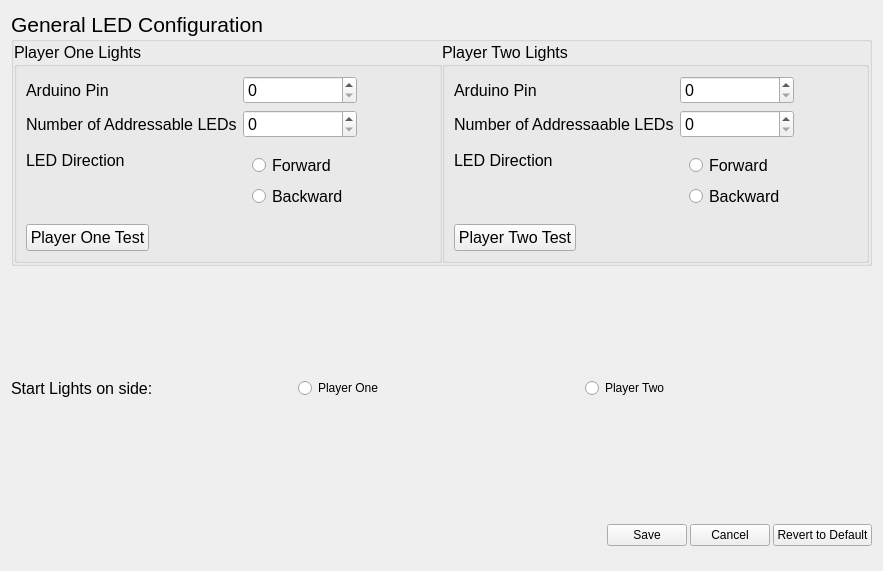
<?xml version="1.0" encoding="UTF-8"?>
<ui version="4.0">
 <class>GeneralLEDConfigurationWidget</class>
 <widget class="QWidget" name="GeneralLEDConfigurationWidget">
  <property name="geometry">
   <rect>
    <x>0</x>
    <y>0</y>
    <width>883</width>
    <height>571</height>
   </rect>
  </property>
  <property name="windowTitle">
   <string>Form</string>
  </property>
  <layout class="QGridLayout" name="gridLayout_2">
   <item row="0" column="0">
    <layout class="QGridLayout" name="gridLayout">
     <item row="0" column="0">
      <widget class="QGroupBox" name="groupBox">
       <property name="font">
        <font>
         <pointsize>16</pointsize>
        </font>
       </property>
       <property name="title">
        <string>General LED Configuration</string>
       </property>
       <layout class="QHBoxLayout" name="horizontalLayout_4">
        <property name="spacing">
         <number>0</number>
        </property>
        <property name="leftMargin">
         <number>0</number>
        </property>
        <property name="topMargin">
         <number>0</number>
        </property>
        <property name="rightMargin">
         <number>0</number>
        </property>
        <property name="bottomMargin">
         <number>0</number>
        </property>
        <item>
         <layout class="QHBoxLayout" name="horizontalLayout_3">
          <item>
           <widget class="QGroupBox" name="groupBox_2">
            <property name="font">
             <font>
              <pointsize>12</pointsize>
             </font>
            </property>
            <property name="title">
             <string>Player One Lights</string>
            </property>
            <layout class="QFormLayout" name="formLayout_2">
             <item row="0" column="0">
              <layout class="QFormLayout" name="formLayout">
               <item row="0" column="0">
                <widget class="QLabel" name="label">
                 <property name="text">
                  <string>Arduino Pin</string>
                 </property>
                </widget>
               </item>
               <item row="0" column="1">
                <widget class="QSpinBox" name="p1ArduinoPinSpinBox"/>
               </item>
               <item row="1" column="0">
                <widget class="QLabel" name="label_3">
                 <property name="text">
                  <string>Number of Addressable LEDs</string>
                 </property>
                </widget>
               </item>
               <item row="2" column="0">
                <widget class="QLabel" name="label_5">
                 <property name="text">
                  <string>LED Direction</string>
                 </property>
                </widget>
               </item>
               <item row="2" column="1">
                <widget class="QWidget" name="p1FwdRevSelectWidget" native="true">
                 <layout class="QVBoxLayout" name="verticalLayout_2">
                  <item>
                   <layout class="QVBoxLayout" name="verticalLayout">
                    <item>
                     <widget class="QRadioButton" name="p1ForwardRadioButton">
                      <property name="text">
                       <string>Forward</string>
                      </property>
                     </widget>
                    </item>
                    <item>
                     <widget class="QRadioButton" name="p1BackwardRadioButton">
                      <property name="text">
                       <string>Backward</string>
                      </property>
                     </widget>
                    </item>
                   </layout>
                  </item>
                 </layout>
                </widget>
               </item>
               <item row="1" column="1">
                <widget class="QSpinBox" name="p1LEDCountInput">
                 <property name="maximum">
                  <number>255</number>
                 </property>
                </widget>
               </item>
              </layout>
             </item>
             <item row="1" column="0">
              <widget class="QPushButton" name="p1TestButton">
               <property name="text">
                <string>Player One Test</string>
               </property>
              </widget>
             </item>
            </layout>
           </widget>
          </item>
          <item>
           <widget class="QGroupBox" name="groupBox_3">
            <property name="font">
             <font>
              <pointsize>12</pointsize>
             </font>
            </property>
            <property name="title">
             <string>Player Two Lights</string>
            </property>
            <layout class="QFormLayout" name="formLayout_4">
             <item row="0" column="0">
              <layout class="QFormLayout" name="formLayout_3">
               <item row="0" column="0">
                <widget class="QLabel" name="label_2">
                 <property name="text">
                  <string>Arduino Pin</string>
                 </property>
                </widget>
               </item>
               <item row="0" column="1">
                <widget class="QSpinBox" name="p2ArduinoPinSpinBox"/>
               </item>
               <item row="1" column="0">
                <widget class="QLabel" name="label_4">
                 <property name="text">
                  <string>Number of Addressaable LEDs</string>
                 </property>
                </widget>
               </item>
               <item row="2" column="0">
                <widget class="QLabel" name="label_6">
                 <property name="text">
                  <string>LED Direction</string>
                 </property>
                </widget>
               </item>
               <item row="2" column="1">
                <widget class="QWidget" name="widget_2" native="true">
                 <layout class="QVBoxLayout" name="verticalLayout_5">
                  <item>
                   <layout class="QVBoxLayout" name="verticalLayout_4">
                    <item>
                     <widget class="QRadioButton" name="p2ForwardRadioButton">
                      <property name="text">
                       <string>Forward</string>
                      </property>
                     </widget>
                    </item>
                    <item>
                     <widget class="QRadioButton" name="p2BackwardRadioButton">
                      <property name="text">
                       <string>Backward</string>
                      </property>
                     </widget>
                    </item>
                   </layout>
                  </item>
                 </layout>
                </widget>
               </item>
               <item row="1" column="1">
                <widget class="QSpinBox" name="p2LEDCountInput">
                 <property name="maximum">
                  <number>255</number>
                 </property>
                </widget>
               </item>
              </layout>
             </item>
             <item row="1" column="0">
              <widget class="QPushButton" name="p2TestButton">
               <property name="text">
                <string>Player Two Test</string>
               </property>
              </widget>
             </item>
            </layout>
           </widget>
          </item>
         </layout>
        </item>
       </layout>
      </widget>
     </item>
     <item row="2" column="0" alignment="Qt::AlignRight">
      <widget class="QWidget" name="widget" native="true">
       <property name="maximumSize">
        <size>
         <width>600</width>
         <height>50</height>
        </size>
       </property>
       <property name="styleSheet">
        <string notr="true">QPushButton {
    font: 18pt &quot;Segoe UI&quot;;
}</string>
       </property>
       <layout class="QHBoxLayout" name="horizontalLayout_2">
        <property name="spacing">
         <number>0</number>
        </property>
        <property name="leftMargin">
         <number>0</number>
        </property>
        <property name="topMargin">
         <number>0</number>
        </property>
        <property name="rightMargin">
         <number>0</number>
        </property>
        <property name="bottomMargin">
         <number>0</number>
        </property>
        <item>
         <layout class="QHBoxLayout" name="horizontalLayout">
          <property name="spacing">
           <number>3</number>
          </property>
          <item>
           <widget class="QPushButton" name="saveButton">
            <property name="text">
             <string>Save</string>
            </property>
           </widget>
          </item>
          <item>
           <widget class="QPushButton" name="cancelButton">
            <property name="text">
             <string>Cancel</string>
            </property>
           </widget>
          </item>
          <item>
           <widget class="QPushButton" name="revertToDefaultButton">
            <property name="text">
             <string>Revert to Default</string>
            </property>
           </widget>
          </item>
         </layout>
        </item>
       </layout>
      </widget>
     </item>
     <item row="1" column="0">
      <widget class="QWidget" name="widget_3" native="true">
       <property name="minimumSize">
        <size>
         <width>0</width>
         <height>75</height>
        </size>
       </property>
       <layout class="QHBoxLayout" name="horizontalLayout_9">
        <property name="spacing">
         <number>0</number>
        </property>
        <property name="leftMargin">
         <number>0</number>
        </property>
        <property name="topMargin">
         <number>0</number>
        </property>
        <property name="rightMargin">
         <number>0</number>
        </property>
        <property name="bottomMargin">
         <number>0</number>
        </property>
        <item>
         <layout class="QHBoxLayout" name="horizontalLayout_8">
          <property name="spacing">
           <number>0</number>
          </property>
          <item>
           <widget class="QLabel" name="label_7">
            <property name="font">
             <font>
              <pointsize>12</pointsize>
             </font>
            </property>
            <property name="text">
             <string>Start Lights on side:</string>
            </property>
           </widget>
          </item>
          <item>
           <widget class="QRadioButton" name="startingSidePlayerOneRadioButton">
            <property name="text">
             <string>Player One</string>
            </property>
           </widget>
          </item>
          <item>
           <widget class="QRadioButton" name="startingSidePlayerTwoRadioButton">
            <property name="text">
             <string>Player Two</string>
            </property>
           </widget>
          </item>
         </layout>
        </item>
       </layout>
      </widget>
     </item>
    </layout>
   </item>
  </layout>
 </widget>
 <resources/>
 <connections/>
</ui>
